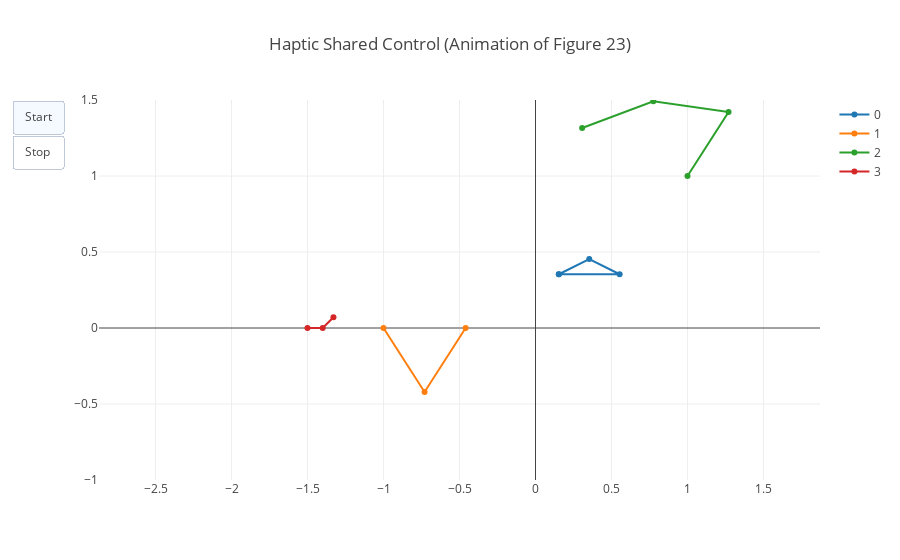

Write notebook code for a chart like this one.
### Markdown cell above
## Haptic Shared Control
Same robotic manipulators and UAV as before, with an additional 2-link haptic manipulator, synchronized to the UAV.

A human operator applies PD control to this scaled manipulator to steer the UAV to the origin, while the flexible-joint manipulators continue their docking task.

Precise human feedback is not required as docking remains autonomous. However, the human can alter the outcome of the otherwise arbitrary formation location.

### Code cell
from systemsim.network import Interconnection
from systemsim.linear import Integrator

# haptic input parameters
pars_haptic = {  
    'L': 0.1,
    'M': 0.2,
    'I_a': 0.05/10,
    'kd': 0.5/5,
    'kv': 0.5/5,
    'b_x' : -1.5,
    'b_y' : 0,
    'scale': 5,
}

# Initialize haptic manipulator
haptic_q_initial=np.array([0,np.pi/4])
haptic = SymbolicIDAPBCAgent(
    model_haptic,
    pars_haptic,
    haptic_q_initial,
    np.zeros(2)
)
r_haptic_uav = np.array([-0.5, 0])
z0_haptic = haptic.z(haptic_q_initial)
z0_uav = z0_haptic + r_haptic_uav


# Reinitialize UAV, synched with manipulator
uav = SymbolicIDAPBCAgent(
    model_uav,
    pars_uav,
    q_initial=np.append(z0_haptic+r_haptic_uav, 0),
    p_initial=np.array([0,0,0])
)

# Edges in the network
directed_edges = {
    (uav, arm3): (np.array([[1, 0],[0, 1]]), np.array([0.2,0])),
    (uav, arm2): (np.array([[1, 0],[0, 1]]), np.array([-0.2,0])),    
    (haptic, uav): (np.array([[1, 0],[0, 1]]), r_haptic_uav),
} 
undirected_edges = DistributedIDAPBC.undirected_edges(directed_edges)

# There are no leaders (instead, the human acts as leader later on)
leaders = {}

# The IDA-PBC network is a (big) system, controlled through the human input acting on the
# haptic manipulator and the shaped UAV
input_connections = [
    ([haptic, uav], None)
]

# The IDA-PBC output is chosen to be the UAV velocity
output_connections = [
    {uav: 1}
]

# Initialize the network
net = DistributedIDAPBC([uav, arm2, arm3, haptic], undirected_edges, leaders, input_connections, output_connections)

# The human proportional control is modeled as an integrator of the velocity
integrator = Integrator(z0_uav)

# The closed loop system is the IDA-PBC network with the human controller
systems = [net, integrator]
human_kp = 2
human_kd = 1
connections = {
    (integrator, net): -human_kp, # Proportional Control
    (net, net): -human_kd,        # Derivative Control
    (net, integrator): 1   # System ouput to controller
}

# Simulate the closed loop
closedloop = Interconnection(systems, connections)
time_range=np.arange(start=0,step=0.1,stop=30.1)
closedloop.simulate(time_range)

# Animate the IDA-PBC components
net.make_animation_data(1, 25)
animationfigure = net.get_animation_figure([-2,1],[-1,1.5],'Haptic Shared Control (Animation of Figure 23)')
iplot(animationfigure)
